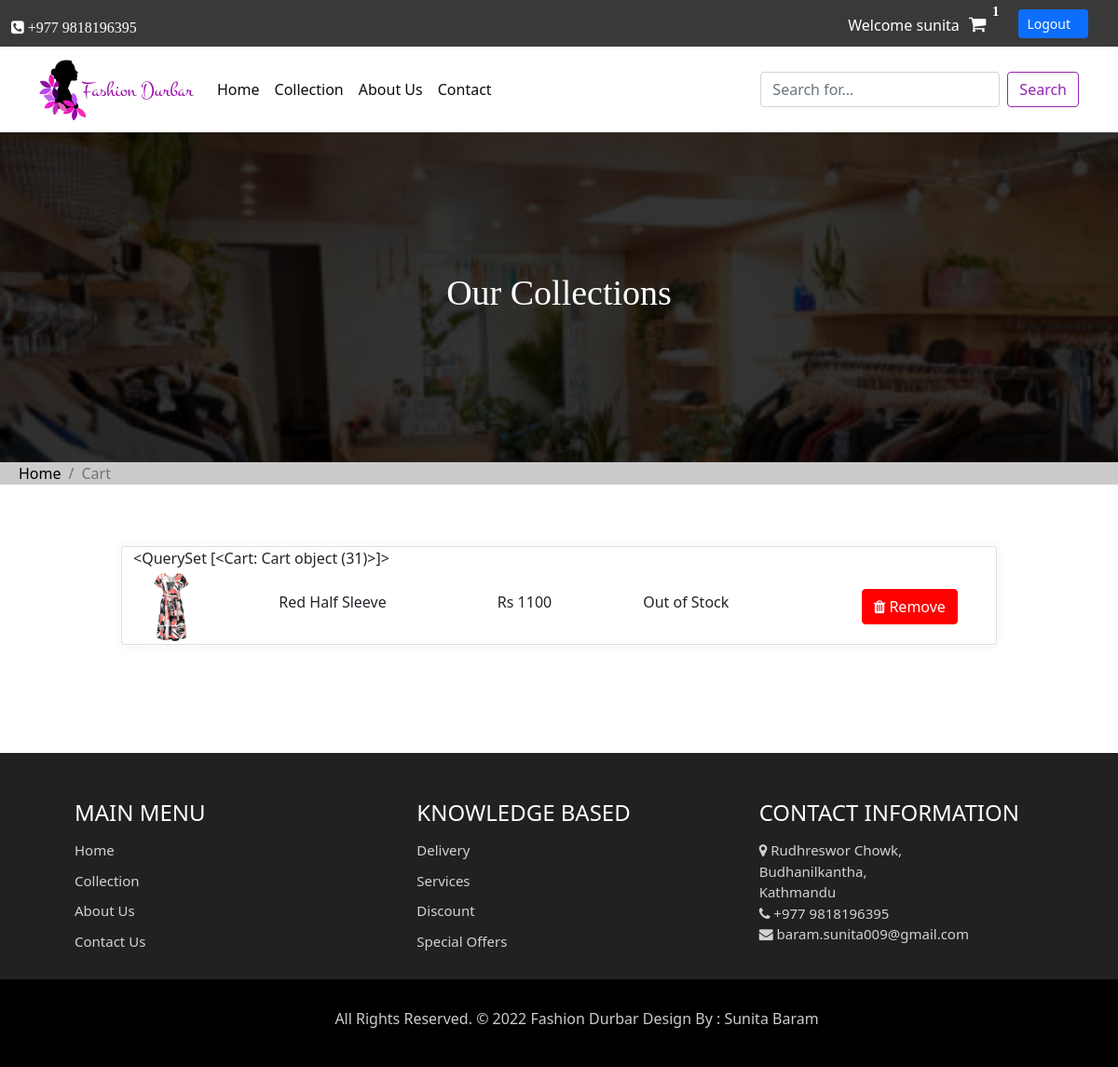
/cart (signed in), run on an earlier commit of the app's database.
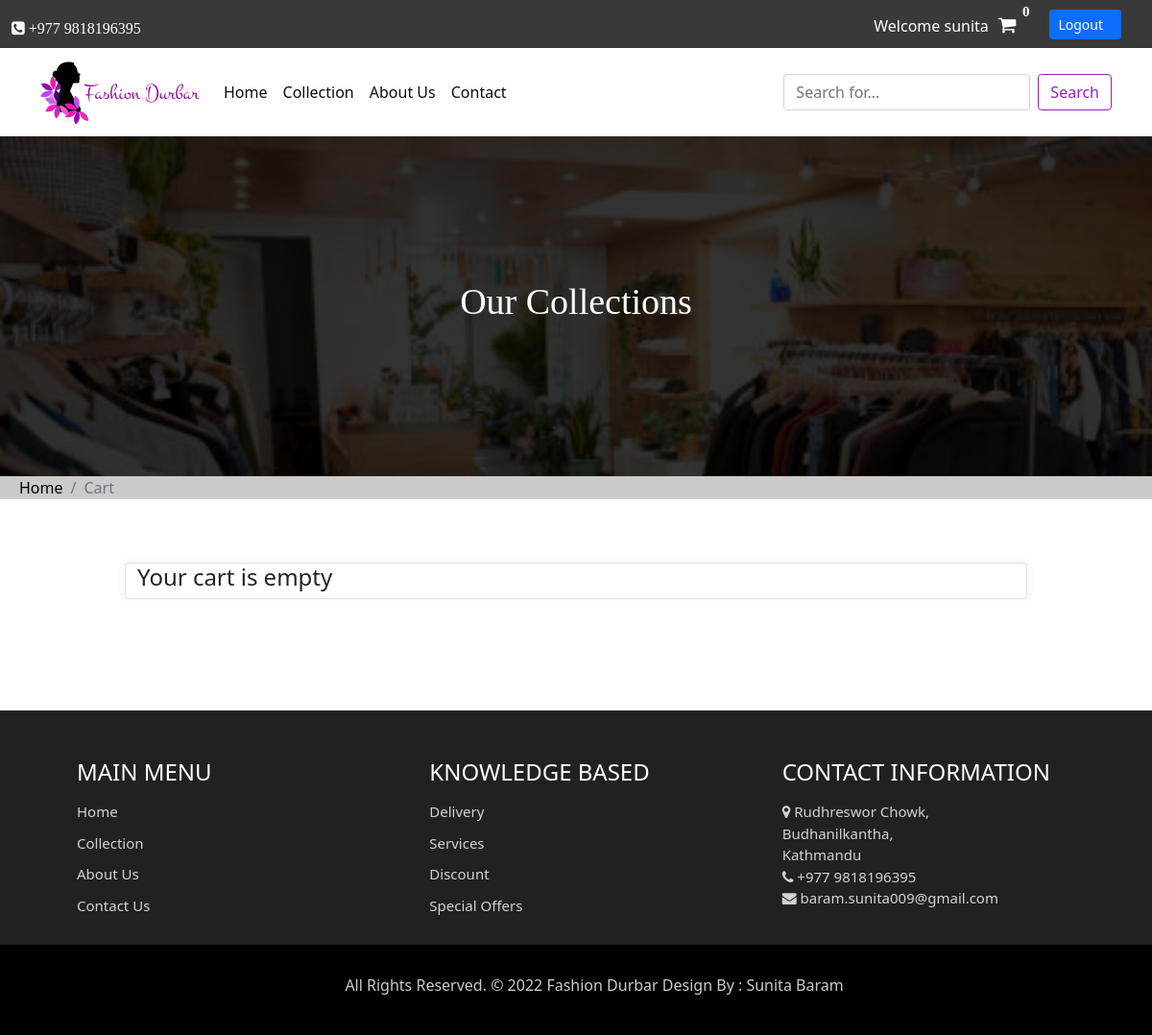
And on a later commit of the database.
### main/models.py (models this page shows, shortened)
class Cart(models.Model):
    user = models.ForeignKey(User, on_delete=models.CASCADE)
    product = models.ForeignKey(Product, on_delete=models.CASCADE)
    product_qty = models.IntegerField(null=False, blank=False)

class Product(models.Model):
    category = models.ForeignKey(Category, on_delete=models.CASCADE)
    slug = models.SlugField(max_length=150, null = True,blank = True, unique= True)
    name = models.CharField(max_length=150, null = False,blank = False)
    product_image = models.ImageField(upload_to='cat_product',default="")
    small_description = models.CharField(max_length=250, null=False, blank=False)
    quantity = models.IntegerField(null = False,blank = False)
    description = models.TextField(max_length=500, null = False,blank = False)
    status = models.BooleanField(default=False, help_text="0=default, 1=Hidden")
    trending = models.BooleanField(default=False, help_text="0=default, 1=Trending")
    new_arrival = models.BooleanField(default=False, help_text="0=default, 1=NEW")
    price = models.IntegerField()

### main/views.py (the view)
def viewcart(request):
    cart = Cart.objects.filter(user=request.user)
    context ={'cart':cart}
    return render(request, 'sunita/cart.html',context)

### main/templates/sunita/cart.html (shortened to what this page needs)
{% extends 'nav.html' %}
{% block body %}
<!doctype html>
<html lang="en">
  <body>
    {% load static%}
    <div class="all-page-title page-breadcrumb">
      <div class="container text-center">
        <div class="row">
          <div class="col-lg-12">
            <h1>Our Collections</h1>
          </div>
        </div>
      </div>
    </div>
    <nav aria-label="breadcrumb" style="font-weight: 120px;">
      <ol class="breadcrumb"  >
        <li class="breadcrumb-item"><a href="/">Home</a></li>
        <li class="breadcrumb-item active unique" aria-current="page"  >Cart</li>
      </ol>
      </nav>
      <div class="container">
          <div class="row">
              <div class="col-md-12">
                  <div class="row">
                    <div class="card mb-3 cartdata" style="max-width: 940px; margin-top:50px; margin-left: 100px;  box-shadow: 0px 0px 5px 5px rgba(0, 0, 0, 0.02);">
                   {% if cart %}
                   {{cart}}
                        {%for item in cart %}
                           <div class="row product_data">
                           <div class = "col-md-2 my-auto">
                               <img src="{{item.product.product_image.url}}" height="80px" width="80px" alt="Image of product">
                           </div>
                            <div class="col-md-3 my-auto">
                                <h6>{{item.product.name}}</h6>
                            </div>
                            <div class="col-md-2 my-auto">
                                <h6>Rs {{item.product.price}}</h6>
                            </div>
                            <div class="col-md-3 my-auto">
                                {% if item.product.quantity >= item.product_qty %}
                                    <label for="Quantity">Quantity</label>
                                    <div class="input-group text-center mb-3" style="width:130px;">
                                        <button class="input-group-text changeQty decrement-btn">-</button>
                                        <input type="text" name="quantity" class="form-control qty-input text-center" value="{{item.product_qty}}">
                                        <button class="input-group-text changeQty increment-btn">+</button>
                                     </div>
                                {% else %}
                                     <h6>Out of Stock</h6>
                                {% endif %}
                            </div>
                            <div class="col-md-2 my-auto">
                                <button class="btn btn-danger delete-cart-item" style="background-color:red; border-color: red;"><i class="fa fa-trash"></i> Remove</button>
                            </div>
                            </div>
                        {% endfor %}
                   {% else %}
                        <h4>Your cart is empty</h4>
                   {% endif %}
                      </div>
                  </div>
              </div>
          </div>
      </div>
  </body>
</html>
{% endblock body%}

### main/templates/nav.html (shortened to what the changed rows need)
{% load static%}
<!doctype html>
<html lang="en">
  <head>
    <link href="https://cdn.jsdelivr.net/npm/bootstrap@5.1.3/dist/css/bootstrap.min.css" rel="stylesheet">
   <link rel="stylesheet" href="{% static 'css/style.css'%}">
   <link rel="stylesheet" href="{% static 'css/owl.carousel.min.css'%}">
   <link rel="stylesheet" href="{% static 'css/owl.theme.default.min.css'%}">
   <link rel="stylesheet" href="https://cdnjs.cloudflare.com/ajax/libs/font-awesome/4.7.0/css/font-awesome.min.css">
   <link rel="stylesheet" href="{% static 'css/responsive.css'%}">
  <link rel="stylesheet" href="//cdn.jsdelivr.net/npm/alertifyjs@1.13.1/build/css/alertify.min.css"/>
  <link rel="stylesheet" href="//cdn.jsdelivr.net/npm/alertifyjs@1.13.1/build/css/themes/default.min.css"/>
  <link rel="stylesheet" href="//code.jquery.com/ui/1.13.1/themes/base/jquery-ui.css">
  </head>
  <body>
    <section id="header">
      <nav class="navbar navbar-light " style="height:50px; background-color: rgb(58, 57, 57); padding-right:20px;">
        <div class="container-fluid ">
          <form class="d-flex" id="setup">
            {% if user.is_authenticated %}
            <a style="margin-top: 5px;">Welcome {{request.user}}</a>
            <div class="wrapper" style="margin-top: 5px;">
              <a href="/cart" class="cart position-relative d-inline-flex" aria-label="View your shopping cart" style="font-size:20px">
                <i class="fa fa-shopping-cart"><span class="cart-basket d-flex align-items-center justify-content-center">
                   <span class="badge badge-primary cart-count px-3 pt-2">{{cart|length}}</span>
                </span></i>
              </a>
              </div>
            <button type="button" class="btn btn-primary btn-sm" style="margin-left:25px; margin-bottom:5px;"><a href="/logout">Logout</a></button>
            {% else %}
            <button type="button" class="btn btn-secondary btn-sm" style="margin-bottom:5px; "><a href="/signin">Login</a></button> &ensp;
            <button type="button" class="btn btn-secondary btn-sm" style="margin-bottom:5px;"><a href="/register">Register</a></button>
            {% endif %}
          </form>
        </div>
      </nav>
    </section>
    {% block body %}
    {% endblock body %}
    </body>
    </html>

What changed in the data, as far as the page shows it:
removed Cart: id "<QuerySet [<Cart: Cart object (31)>]>", product.product_image (picture), product.name "Red Half Sleeve", product.price "1100", product_qty "Out of Stock"
Also different on the page:
{{ cart|length }}: "1" → "0"
text now shown: "Your cart is empty"
